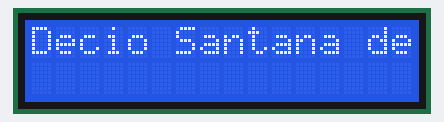
The sketch below on a simulated Arduino Uno, built with avr-gcc and run on an emulated ATmega328P. Shown: 16×2 character LCD.

Above: at 0.1 s.
At 1.6 s:
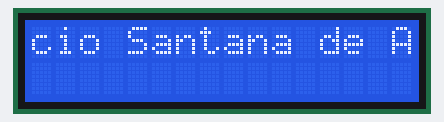
At 2.1 s:
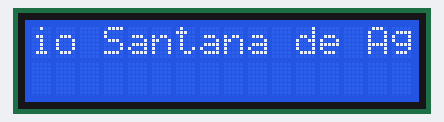
At 4.1 s:
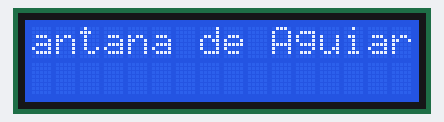
At 6.1 s:
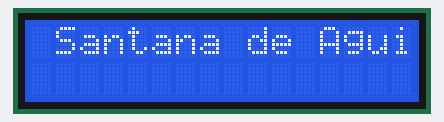
At 8.1 s:
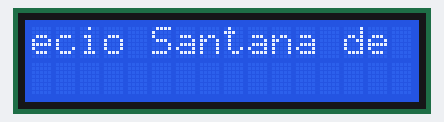

The sketch:

08b_LCD.ino
```cpp
/*
  Biblioteca LiquidCrystal

  Demonstra o uso de um display LCD 16x2.
  A biblioteca LiquidCrystal funciona com todos os LCD
  monitores compatíveis com o Hitachi
  Interface de 16 pinos.

  Este esboço imprime "Hello World!" para o LCD
  e mostra a hora.

  O circuito:
   * LCD RS pino para pino digital 12 (Arduino)
   * LCD E (habilita) pino para pino digital 11 (Arduino)
   * LCD D4 pino para pino digital 5 (Arduino)
   * LCD D5 pino para pino digital 4 (Arduino)
   * LCD D6 pino para pino digital 3 (Arduino)
   * LCD D7 pino para pino digital 2 (Arduino)
   * Pino R/W do LCD ao GND (Arduino)
   * LCD VSS pino para GND (Arduino)
   * Pino VCC LCD para 5V
   * limpador no pino VO do LCD (pino 3)
*/

#include <LiquidCrystal.h>

/*
  biblioteca variável(parâmetros)
  LiquidCrystal LCD(12, 11, 5, 4, 3, 2);
  LiquidCrystal LCD(RS,  E, Dado, Dado, Dado, Dado);
*/
LiquidCrystal lcd(12, 11, 5, 4, 3, 2); // nomeia e instanciar LCD a ser utilizado

void setup() {
  // definição do LCD: inicializará um LCD de 16x2
  lcd.begin(16, 2); // LCD.begin(coluna, linha)

  lcd.print("Decio Santana de Aguiar"); // mensagem
}

void loop() {
  /*
    i = 7
    Display com 16 carácter.
    Nome "Decio Santana de Aguiar" = 23 carácter
    movimentar 7 carácter com delay de 0,5s
  */
  delay(1000);
  for(int i=0; i < 7; i++){
    lcd.scrollDisplayLeft(); // movimenta texto para esquerda
    delay(500);
  }
  delay(1000);
  for(int i=0; i < 7; i++){
    lcd.scrollDisplayRight(); // movimenta texto para direita
    delay(500);
  }
}
```

TESTE01.cpp
```cpp
#include <Arduino.h>
```

TESTE02.cpp
```cpp
#include <Arduino.h> 
```

TESTE03.cpp
```cpp
#include <Arduino.h>
```

Measured:
- by itself, everything shown: repeats every 9.0 s, in 14 steps
- what the display in image 1 shows lasts 0.5 s, from 1.6 s to 2.1 s
- what the display in image 3 shows lasts 1.5 s, from 4.1 s to 5.6 s
